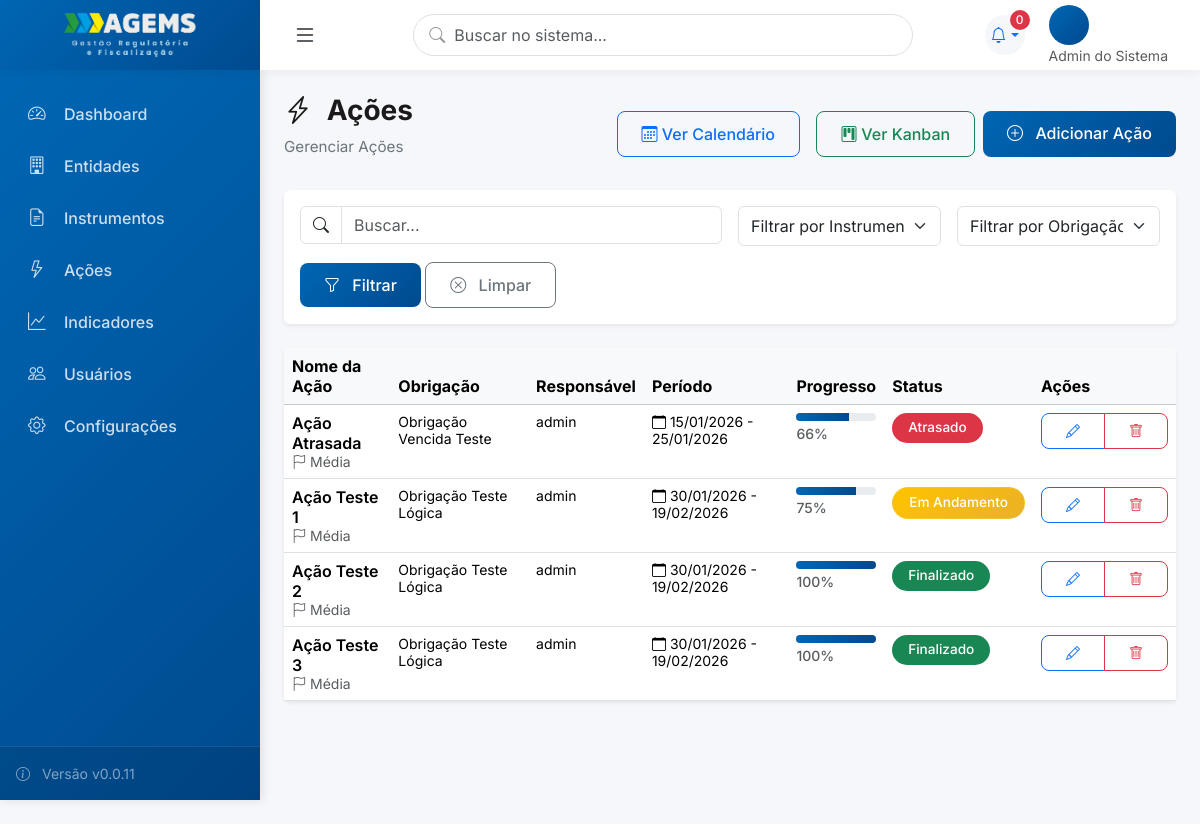
The page /acoes/ (signed in) on the database as committed earlier.
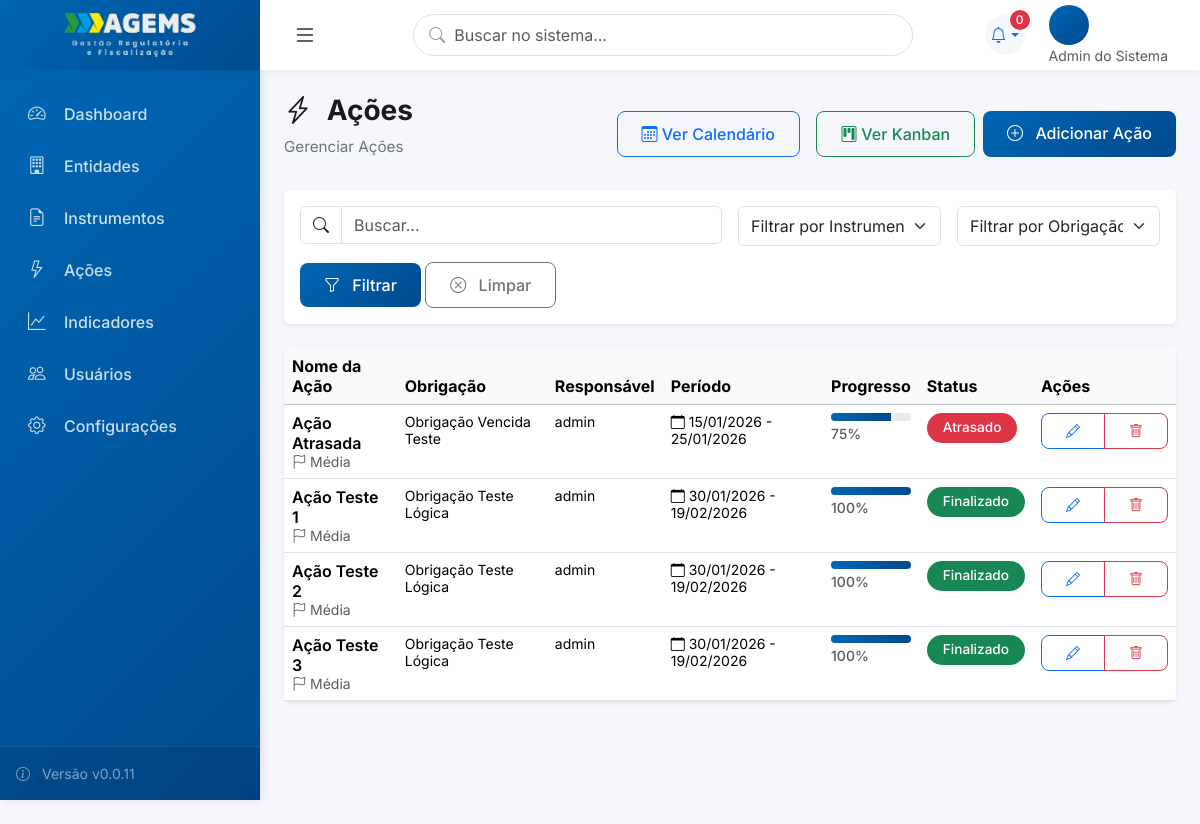
The same page on the database as committed later.
### acoes/models.py (models this page shows, shortened)
class Acao(models.Model):
    STATUS_CHOICES = [
        ('a_iniciar', 'A Iniciar'),
        ('em_andamento', 'Em Andamento'),
        ('atrasado', 'Atrasado'),
        ('em_validacao', 'Em Validação'),
        ('finalizado', 'Finalizado'),
    ]
    PRIORIDADE_CHOICES = [
        ('baixa', 'Baixa'),
        ('media', 'Média'),
        ('alta', 'Alta'),
        ('urgente', 'Urgente'),
    ]
    PERIODICIDADE_CHOICES = [
        ('unica', 'Única'),
        ('mensal', 'Mensal'),
        ('bimestral', 'Bimestral'),
        ('trimestral', 'Trimestral'),
        ('quadrimestral', 'Quadrimestral'),
        ('semestral', 'Semestral'),
        ('anual', 'Anual'),
    ]
    nome = models.CharField('Nome da Ação', max_length=200)
    descricao = models.TextField('Descrição', blank=True)
    obrigacao = models.ForeignKey(
        Obrigacao,
        on_delete=models.PROTECT,
        verbose_name='Obrigação',
        related_name='acoes'
    )
    tipo_acao = models.ForeignKey(
        TipoAcao,
        on_delete=models.PROTECT,
        verbose_name='Tipo de Ação',
        related_name='acoes_v2',
        null=True,
        blank=True
    )
    responsavel = models.ForeignKey(
        settings.AUTH_USER_MODEL,
        on_delete=models.PROTECT,
        verbose_name='Responsável',
        related_name='acoes_responsavel',
        help_text='Responsável pela ação (apenas 1)'
    )
    executores = models.ManyToManyField(
        settings.AUTH_USER_MODEL,
        verbose_name='Executores',
        related_name='acoes_executor',
        blank=True,
        help_text='Usuários que executam a ação (pode ser vários)'
    )
    status = models.CharField('Status', max_length=15, choices=STATUS_CHOICES, default='a_iniciar')
    percentual_cumprido = models.IntegerField(
        'Percentual Cumprido (%)',
        default=0,
        help_text='Percentual de conclusão da ação (0-100)'
    )
    data_inicio = models.DateField('Data de Início')
    data_fim = models.DateField('Data de Fim')
    data_conclusao = models.DateField('Data de Conclusão Real', null=True, blank=True)
    periodicidade = models.CharField('Periodicidade', max_length=15, choices=PERIODICIDADE_CHOICES, default='unica')
    prioridade = models.CharField('Prioridade', max_length=10, choices=PRIORIDADE_CHOICES, default='media')
    dias_antecedencia_alerta = models.IntegerField(
        'Dias de Antecedência para Alerta',
        null=True,
        blank=True,
        default=None,
        help_text='Número de dias antes do prazo para gerar alerta (opcional)'
    )
    acoes_predecessoras = models.ManyToManyField(
        'self',
        symmetrical=False,
        verbose_name='Ações Predecessoras',
        related_name='acoes_sucessoras',
        blank=True,
        help_text='Ações que devem ser concluídas antes desta'
    )
    observacoes = models.TextField('Observações', blank=True)
    data_cadastro = models.DateTimeField('Data de Cadastro', auto_now_add=True)
    data_atualizacao = models.DateTimeField('Última Atualização', auto_now=True)
    class Meta:
        verbose_name = 'Ação'
        verbose_name_plural = 'Ações'
        ordering = ['data_inicio', 'prioridade', 'nome']

### instrumentos/models.py (models this page shows, shortened)
class Obrigacao(models.Model):
    STATUS_CHOICES = [
        ('pendente', 'Pendente'),
        ('em_andamento', 'Em Andamento'),
        ('cumprida', 'Cumprida'),
        ('vencida', 'Vencida'),
    ]
    titulo = models.CharField('Título da Obrigação', max_length=200)
    descricao = models.TextField('Descrição')
    clausula_referencia = models.CharField(
        'Cláusula de Referência',
        max_length=50,
        blank=True,
        help_text='Ex: Cláusula 5.2, Item 3.4, etc'
    )
    instrumento = models.ForeignKey(
        Instrumento,
        on_delete=models.PROTECT,  # Alterado de CASCADE para PROTECT para segurança
        verbose_name='Instrumento',
        related_name='obrigacoes'
    )
    tipo_obrigacao = models.ForeignKey(
        TipoObrigacao,
        on_delete=models.PROTECT,
        verbose_name='Tipo de Obrigação',
        related_name='obrigacoes'
    )
    recorrente = models.BooleanField(
        'Obrigação Recorrente',
        default=False,
        help_text='Se marcado, esta obrigação não será marcada como cumprida automaticamente'
    )
    prazo_dias = models.IntegerField(
        'Prazo (Dias)',
        default=0,
        help_text='Número de dias a partir da data de início do instrumento'
    )
    data_vencimento = models.DateField(
        'Data de Vencimento',
        null=True,
        blank=True,
        help_text='Data limite para cumprimento (calculada ou manual)'
    )
    percentual_atendimento = models.IntegerField(
        'Percentual de Atendimento (%)',
        default=0,
        help_text='Média ponderada baseada nos itens de checklist das ações'
    )
    status = models.CharField('Status', max_length=15, choices=STATUS_CHOICES, default='pendente')
    observacoes = models.TextField('Observações', blank=True)
    data_cadastro = models.DateTimeField('Data de Cadastro', auto_now_add=True)
    data_atualizacao = models.DateTimeField('Última Atualização', auto_now=True)
    class Meta:
        verbose_name = 'Obrigação'
        verbose_name_plural = 'Obrigações'
        ordering = ['data_vencimento', 'titulo']

### usuarios/models.py (models this page shows, shortened)
class Usuario(AbstractUser):
    PERFIL_CHOICES = [
        (0, 'Admin do Sistema'),
        (1, 'Gestor (Diretor)'),
        (2, 'Gestor (Assessor)'),
        (3, 'Técnico (Coordenador)'),
        (4, 'Técnico (Executor)'),
        (5, 'Visualizador (Auditor)'),
    ]
    perfil = models.IntegerField(
        choices=PERFIL_CHOICES,
        default=4,
        verbose_name='Perfil de Acesso',
        help_text='Define o nível de acesso e permissões do usuário'
    )
    diretoria = models.ForeignKey(
        'core.Diretoria',
        on_delete=models.SET_NULL,
        null=True,
        blank=True,
        related_name='usuarios_diretoria',
        verbose_name='Diretoria',
        help_text='Diretoria principal do usuário (obrigatório para perfis 1-5)'
    )
    subunidade = models.ForeignKey(
        'core.Subunidade',
        on_delete=models.SET_NULL,
        null=True,
        blank=True,
        related_name='usuarios',
        verbose_name='Subunidade',
        help_text='Subunidade específica (obrigatório para perfis 2, 3, 4)'
    )
    diretorias_visualizacao = models.ManyToManyField(
        'core.Diretoria',
        blank=True,
        related_name='visualizadores',
        verbose_name='Diretorias para Visualização',
        help_text='Diretorias que o visualizador pode acessar (apenas para perfil 5)'
    )
    cargo = models.CharField(max_length=100, blank=True, verbose_name='Cargo')
    setor = models.CharField(max_length=100, blank=True, verbose_name='Setor/Departamento')
    telefone = models.CharField(max_length=20, blank=True, verbose_name='Telefone')
    entidade = models.ForeignKey(
        'entidades.Entidade',
        on_delete=models.SET_NULL,
        null=True,
        blank=True,
        related_name='usuarios',
        verbose_name='Entidade'
    )
    senha_temporaria = models.BooleanField(
        default=False,
        verbose_name='Senha Temporária',
        help_text='Se True, usuário será forçado a trocar senha no próximo login'
    )
    ativo = models.BooleanField(default=True, verbose_name='Usuário Ativo')
    data_criacao = models.DateTimeField(auto_now_add=True, verbose_name='Data de Criação')
    data_atualizacao = models.DateTimeField(auto_now=True, verbose_name='Última Atualização')
    class Meta:
        verbose_name = 'Usuário'
        verbose_name_plural = 'Usuários'
        ordering = ['first_name', 'last_name']
        indexes = [
            models.Index(fields=['perfil']),
            models.Index(fields=['diretoria']),
            models.Index(fields=['subunidade']),
        ]

### acoes/views.py (the view)
# urls.py: path('acoes/', AcaoListView.as_view(), name='acao_list'),
class AcaoListView(PermissionRequiredMixin, ModernListView):
    permission_required = 'acoes.view_acao'
    model = Acao
    template_name = 'acoes/acao_list.html'
    icon = "bi bi-lightning-charge"
    create_url = 'acao_create'
    search_fields = ['nome', 'descricao', 'obrigacao__titulo']
    def get_queryset(self):
        instrumento_id = self.request.GET.get('instrumento')
        obrigacao_id = self.request.GET.get('obrigacao')
        user = self.request.user
        queryset = Acao.objects.select_related('responsavel', 'obrigacao', 'obrigacao__instrumento')
        if user.perfil in [3, 4]:
            queryset = queryset.filter(Q(responsavel=user) | Q(executores=user)).distinct()
        if instrumento_id:
            queryset = queryset.filter(obrigacao__instrumento_id=instrumento_id)
        if obrigacao_id:
            queryset = queryset.filter(obrigacao_id=obrigacao_id)
        return queryset.order_by('data_inicio', 'prioridade', 'nome')
    def get_context_data(self, **kwargs):
        context = super().get_context_data(**kwargs)
        instrumento_id = self.request.GET.get('instrumento')
        context['instrumentos'] = Instrumento.objects.all()
        context['obrigacoes'] = Obrigacao.objects.filter(instrumento_id=instrumento_id).only('id', 'titulo') if instrumento_id else Obrigacao.objects.all().only('id', 'titulo')
        try:
            context['instrumento_selecionado'] = int(instrumento_id) if instrumento_id else None
        except (ValueError, TypeError):
            context['instrumento_selecionado'] = None
        try:
            context['obrigacao_selecionada'] = int(self.request.GET.get('obrigacao')) if self.request.GET.get('obrigacao') else None
        except (ValueError, TypeError):
            context['obrigacao_selecionada'] = None
        return context

### core/models.py (called while the page is built)
    def __str__(self):
        return self.nome

### core/views.py (called while the page is built)
    def get_context_data(self, **kwargs):
        context = super().get_context_data(**kwargs)
        context['title'] = getattr(self, 'title', self.model._meta.verbose_name_plural.title())
        context['subtitle'] = getattr(self, 'subtitle', f'Gerenciar {self.model._meta.verbose_name_plural}')
        context['icon'] = getattr(self, 'icon', 'bi bi-list')
        context['singular_name'] = self.model._meta.verbose_name.title()
        context['create_url'] = getattr(self, 'create_url', f'{self.model._meta.model_name}_create')
        return context

### instrumentos/models.py (called while the page is built)
    def __str__(self):
        return f"{self.numero} - {self.tipo_instrumento}"

### templates/acoes/acao_list.html (shortened to what this page needs)
﻿{% extends 'components/list_view.html' %}
{% block header_actions %}
<a href="{% url 'acao_calendario' %}" class="btn btn-outline-primary me-2"><i class="bi bi-calendar3"></i> Ver
    Calendário</a>
<a href="{% url 'acao_kanban' %}" class="btn btn-outline-success"><i class="bi bi-kanban"></i> Ver Kanban</a>
{% endblock %}
{% block extra_filters %}
<div class="col-md-3">
    <select name="instrumento" id="instrumento" class="form-select" style="height: 40px;">
        <option value=""> Filtrar por Instrumento...</option>
    </select>
</div>
<div class="col-md-3">
    <select name="obrigacao" id="obrigacao" class="form-select" style="height: 40px;">
        <option value=""> Filtrar por Obrigação...</option>
    </select>
</div>
{% endblock %}
{% block table_headers %}
<th>Nome da Ação</th>
<th>Obrigação</th>
<th>Responsável</th>
<th>Período</th>
<th>Progresso</th>
<th>Status</th>
{% endblock %}
{% block table_rows %}
{% for acao in object_list %}
<tr>
    <td>
        <div class="fw-semibold toggle-checklist" data-acao="{{acao.id}}" style="cursor:pointer;">{{acao.nome}}
        </div>
        <small class="text-muted"><i class="bi bi-flag me-1"></i>{{acao.get_prioridade_display}}</small>
    </td>
    <td><small>{{acao.obrigacao.titulo}}</small></td>
    <td><small>{{acao.responsavel.get_full_name|default:acao.responsavel.username}}</small></td>
    <td><small><i class="bi bi-calendar me-1"></i>{{acao.data_inicio|date:"d/m/Y"}} -
            {{acao.data_fim|date:"d/m/Y"}}</small></td>
    <td>
        <div class="progress mb-1" style="height: 8px; border-radius: 4px; background-color: #e9ecef;">
            <div class="progress-bar" role="progressbar"
                style="width: {{acao.percentual_cumprido}}%; background: linear-gradient(90deg, #0066B3 0%, #004A8F 100%);"
                aria-valuenow="{{acao.percentual_cumprido}}" aria-valuemin="0" aria-valuemax="100">
            </div>
        </div>
        <small class="text-muted fw-medium">{{acao.percentual_cumprido}}%</small>
    </td>
    <td>
        {% if acao.status == 'finalizado' %}
        <span class="badge bg-success">Finalizado</span>
        {% elif acao.status == 'em_andamento' %}
        <span class="badge bg-gold">Em Andamento</span>
        {% elif acao.status == 'atrasado' %}
        <span class="badge bg-danger">Atrasado</span>
        {% else %}
        <span class="badge bg-secondary">{{acao.get_status_display}}</span>
        {% endif %}
    </td>
    <td>
        <div class="btn-group btn-group-sm">
            <a href="{% url 'acao_edit' acao.pk %}" class="btn btn-outline-primary" title="Editar"><i
                    class="bi bi-pencil"></i></a>
            <a href="{% url 'acao_delete' acao.pk %}" class="btn btn-outline-danger" title="Excluir"><i
                    class="bi bi-trash"></i></a>
        </div>
    </td>
</tr>
{% endfor %}
{% endblock %}

Rows that differ between the two databases and show on the page:
changed Acao "Ação Atrasada": percentual_cumprido "66" → "75"
changed Acao "Ação Teste 1": percentual_cumprido "75" → "100"; status "Em Andamento" → "Finalizado"
